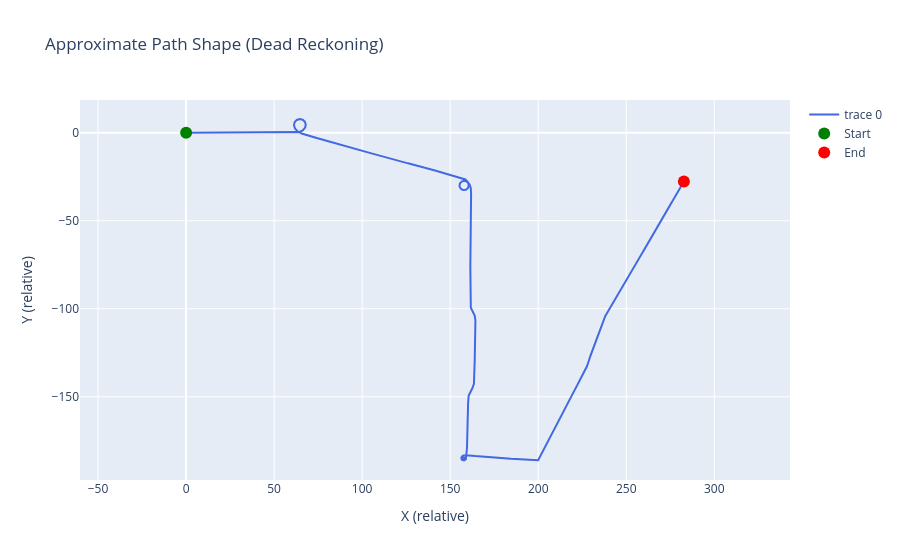

Write notebook code for a chart like this one.
### Code cell
# Approximate 2-D path (unit speed assumed; shows shape only, not scale)
angles_rad = np.deg2rad(result["heading_deg"].to_numpy())
x = np.cumsum(np.cos(angles_rad) * result["dt"].to_numpy())
y = np.cumsum(np.sin(angles_rad) * result["dt"].to_numpy())

fig = go.Figure(go.Scatter(x=x, y=y, mode="lines",
                           line=dict(color="royalblue", width=2)))
fig.add_trace(go.Scatter(x=[x[0]], y=[y[0]], mode="markers",
                         name="Start", marker=dict(color="green", size=12)))
fig.add_trace(go.Scatter(x=[x[-1]], y=[y[-1]], mode="markers",
                         name="End", marker=dict(color="red", size=12)))
fig.update_yaxes(scaleanchor="x")
fig.update_layout(title="Approximate Path Shape (Dead Reckoning)",
                  xaxis_title="X (relative)", yaxis_title="Y (relative)")
fig.show()

### Figure 1 — Plotly figure (JSON) as saved in the notebook; plotly's stock layout.template omitted (floating-point values rounded to 4 significant figures; data arrays with more than 128 entries replaced by an {"elided": "..."} marker saying what was removed)
{"data": [{"line": {"color": "royalblue", "width": 2}, "mode": "lines", "type": "scatter", "x": {"elided": "30000 float values"}, "y": {"elided": "30000 float values"}}, {"marker": {"color": "green", "size": 12}, "mode": "markers", "name": "Start", "type": "scatter", "x": [0.02], "y": [-4.532e-07]}, {"marker": {"color": "red", "size": 12}, "mode": "markers", "name": "End", "type": "scatter", "x": [282.7], "y": [-27.78]}], "layout": {"title": {"text": "Approximate Path Shape (Dead Reckoning)"}, "xaxis": {"title": {"text": "X (relative)"}}, "yaxis": {"scaleanchor": "x", "title": {"text": "Y (relative)"}}}}
